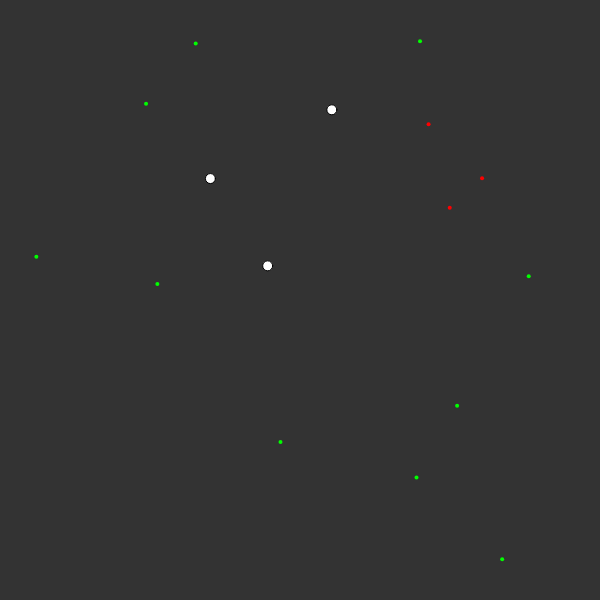
Frame 1 (no input)
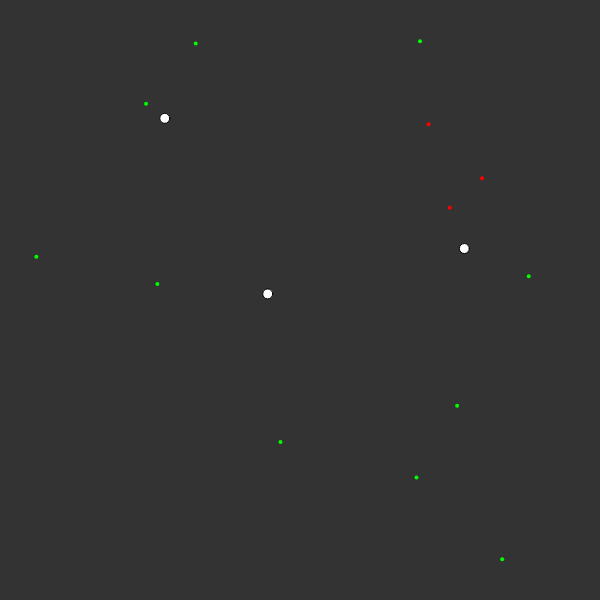
Frame 60 (no input)
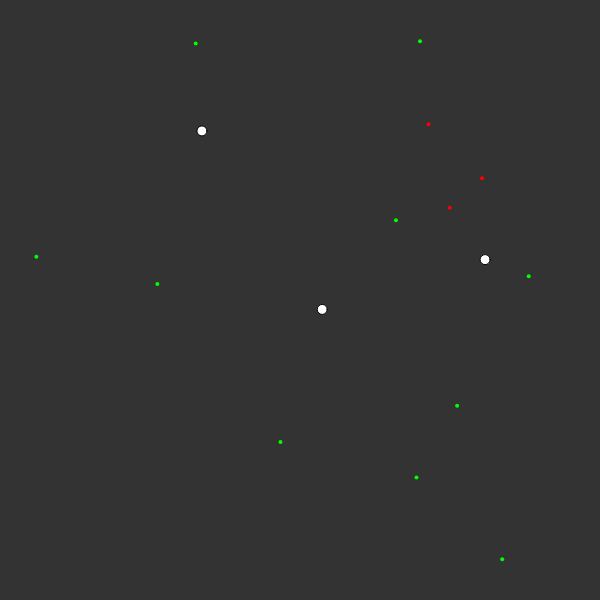
Frame 120 (the mouse pressed at the canvas centre since frame 60)

The p5.js sketch that drew these frames (run headless with seeded random() and noise() and a simulated clock; from frame 60 on, the mouse is pressed at the canvas centre):

// p5.js sketch
// ── sketch.js
var sim;
var foodamt;
var poisonamt;
var vehiclesamt;
function setup(){
  createCanvas(600, 600);
  sim = new Sim();
  foodamt = 10;
  poisonamt = 3;
  vehiclesamt = 3;
  sim.makepoison(poisonamt);
  sim.makefood(foodamt);
  sim.makevehicles(vehiclesamt);
}

function draw(){
  background(51);
  sim.start();

}

// ── food.js
function Food(x, y, isPoison){
  this.size = 4; //The radius of each food or poison particle
  this.pos = createVector(x, y); // The position of each food particle
  if(isPoison){ //Check to see if the food particle is poison or not
    this.poison = isPoison;
    this.nutrition = -1;
  }else{
    this.poison = false;
    this.nutrition = 1;
  }

  this.show = function(){
    if(this.poison){
      push();
      fill(255, 0 , 0);
      noStroke();
      ellipse(this.pos.x, this.pos.y, this.size, this.size);
      pop();
    }else{
      push();
      fill(0, 255 , 0);
      noStroke();
      ellipse(this.pos.x, this.pos.y, this.size, this.size);
      pop();
    }
  }

}

// ── sim.js
function Sim(){
  this.foods =[]; //Arrays stores all food objects
  this.poisons = [] // Stores all the poisons
  this.vehicles = [];
  this.makefood = function(amt){
    for(var i = 0; i < amt; i++){
      var x = random(width);
      var y = random(height);
      this.foods.push(new Food(x, y));
    }
  }

  this.update = function(){
    for(var i = 0; i < this.foods.length; i++){
      for(var j = 0; j < this.vehicles.length; j++){
        this.vehicles[j].seek(this.foods[i]);
      }
    }
    // var mouse = {
    //   pos : createVector(mouseX, mouseY)
    // }
    // vehicle.seek(mouse);
  }


  this.eat = function(){
    for(var i = this.foods.length - 1; i >= 0 ; i--){
      for(var j = 0; j < this.vehicles.length; j++){
        if(dist(this.vehicles[j].pos.x, this.vehicles[j].pos.y, this.foods[i].pos.x, this.foods[i].pos.y) <= this.vehicles[j].r + this.foods[i].size){
          this.foods.splice(i, 1);
          this.makefood(1);
        }
      }
    }
  }


  this.makevehicles = function(amt){
    for(var i = 0; i < amt; i++){
      this.vehicles.push(new Vehicle());
    }
  }
  this.makepoison = function(amt){
    for(var i = 0; i < amt; i++){
      var x = random(width);
      var y = random(height);
      this.poisons.push(new Food(x, y, true));
    }
  }
  this.showall = function(){
    for(var i = 0; i < this.foods.length; i++){
      this.foods[i].show();
    }
    for(var i = 0; i < this.poisons.length; i++){
      this.poisons[i].show();
    }
    for(var i = 0; i < this.vehicles.length; i++){
      this.vehicles[i].show();
    }
  }

  this.start = function(){
    this.showall();
    this.update();
    this.eat();
  }

}

// ── vehicle.js
function Vehicle(){
  this.pos = createVector(random(width), random(height));
  this.r  =10;
  this.health = 1000;
  this.vel = createVector(random(-2, 2), random(-2, 2));
  this.maxspeed = 3;
  this.maxforce = 2;

  this.show = function(){
    push();
    fill(255);
    ellipse(this.pos.x, this.pos.y, this.r, this.r);
    pop();
  }

  this.applyforce = function(force){
    this.pos.add(force);
  }

  this.seek = function(other){
    var desired = p5.Vector.sub(other.pos, this.pos);
    desired.setMag(this.maxspeed);
    var steering = p5.Vector.sub(desired, this.vel);
    steering.limit(this.maxforce);
    this.applyforce(steering);
  }

}
